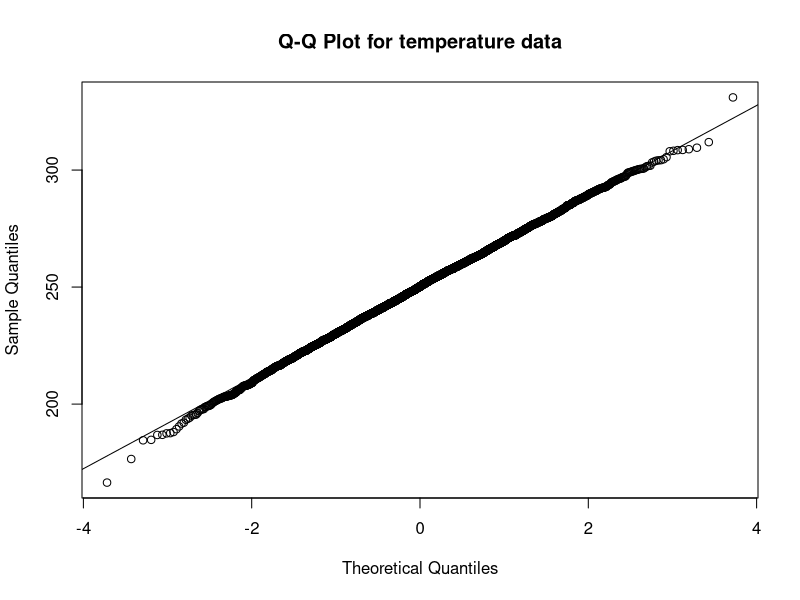
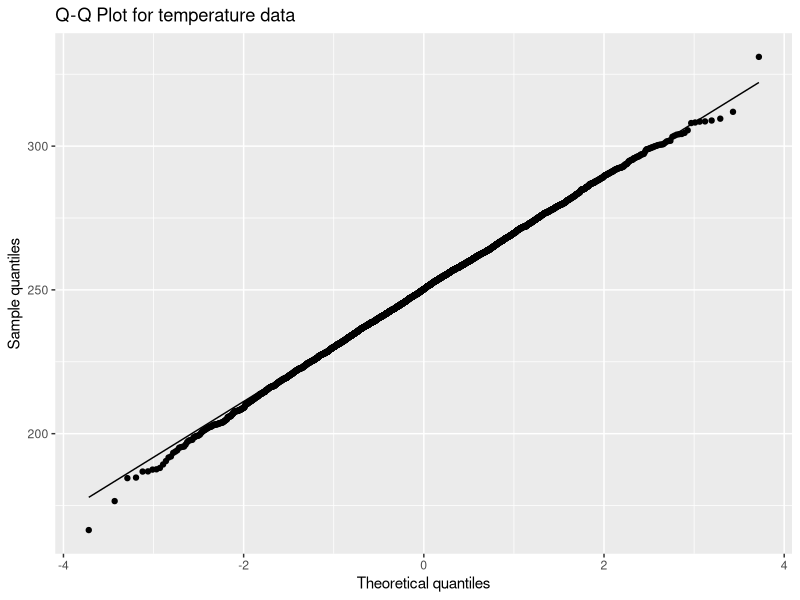

Source code (R) for these figures, in order:
## ---- chunk 1
knitr::opts_chunk$set(warning = FALSE, message = FALSE)
## ---- chunk 2
library(ggplot2) # for ggplot() function
## ---- chunk 3
population_mean <- 250 
population_sd <- 20 
## ---- chunk 4
random_number <- 234 # this can be any number
set.seed(random_number)

nbr_x <- 5000 # number of simulated values 
r_data <- rnorm(nbr_x, population_mean, population_sd) 
head(r_data, 10) # look at first 10 sampled values
## ---- chunk 5
qqnorm(r_data, main = 'Q-Q Plot for temperature data') 
qqline(r_data) 
## ---- chunk 6
# Can also generate the Q-Q plot using the ggplot2 package.

ggplot(data.frame(r_data), aes(sample = r_data)) + stat_qq() + stat_qq_line() +
  labs(x  = 'Theoretical quantiles', y = 'Sample quantiles', 
       title = 'Q-Q Plot for temperature data')
